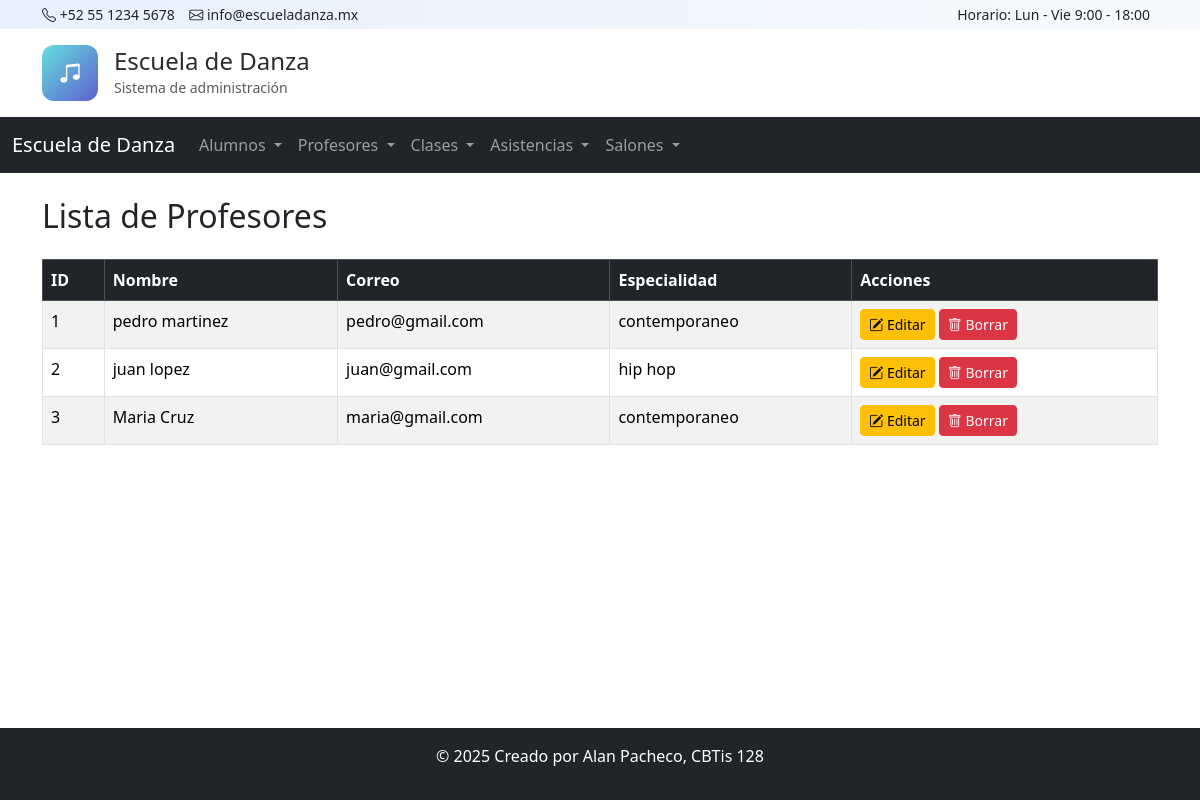
Page /profesores/ver/ on the committed database.
### app_escueladanza/models.py (models this page shows, shortened)
class Profesor(models.Model):
    nombre = models.CharField(max_length=50)
    apellido = models.CharField(max_length=50)
    correo = models.EmailField(unique=True)
    telefono = models.CharField(max_length=15)
    especialidad = models.CharField(max_length=100)
    fecha_contratacion = models.DateField(null=True, blank=True)
    activo = models.BooleanField(default=True)

### app_escueladanza/views.py (the view)
# urls.py: path('profesores/ver/', views.ver_profesores, name='ver_profesores'),
def ver_profesores(request):
    profesores = Profesor.objects.all()
    return render(request, 'profesor/ver_profesores.html', {
        'profesores': profesores
    })

### app_escueladanza/templates/profesor/ver_profesores.html (shortened to what this page needs)
{% extends 'base.html' %}
{% block content %}
<h2 class="mb-4">Lista de Profesores</h2>
<table class="table table-striped table-bordered">
<thead class="table-dark">
    <tr>
        <th>ID</th>
        <th>Nombre</th>
        <th>Correo</th>
        <th>Especialidad</th>
        <th>Acciones</th>
    </tr>
</thead>
<tbody>
    {% for profesor in profesores %}
    <tr>
        <td>{{ profesor.id }}</td>
        <td>{{ profesor.nombre }} {{ profesor.apellido }}</td>
        <td>{{ profesor.correo }}</td>
        <td>{{ profesor.especialidad }}</td>
        <td>
        <a href="{% url 'actualizar_profesor' profesor.id %}" class="btn btn-warning btn-sm">
            <i class="bi bi-pencil-square"></i> Editar
        </a>
        <a href="{% url 'borrar_profesor' profesor.id %}" class="btn btn-danger btn-sm">
            <i class="bi bi-trash"></i> Borrar
        </a>
    </td>
    </tr>
    {% endfor %}
</tbody>
</table>
{% endblock %}

### rows in the picture
Profesor: id "1", nombre "pedro", apellido "martinez", correo "pedro@gmail.com", especialidad "contemporaneo"
Profesor: id "2", nombre "juan", apellido "lopez", correo "juan@gmail.com", especialidad "hip hop"
Profesor: id "3", nombre "Maria", apellido "Cruz", correo "maria@gmail.com", especialidad "contemporaneo"
